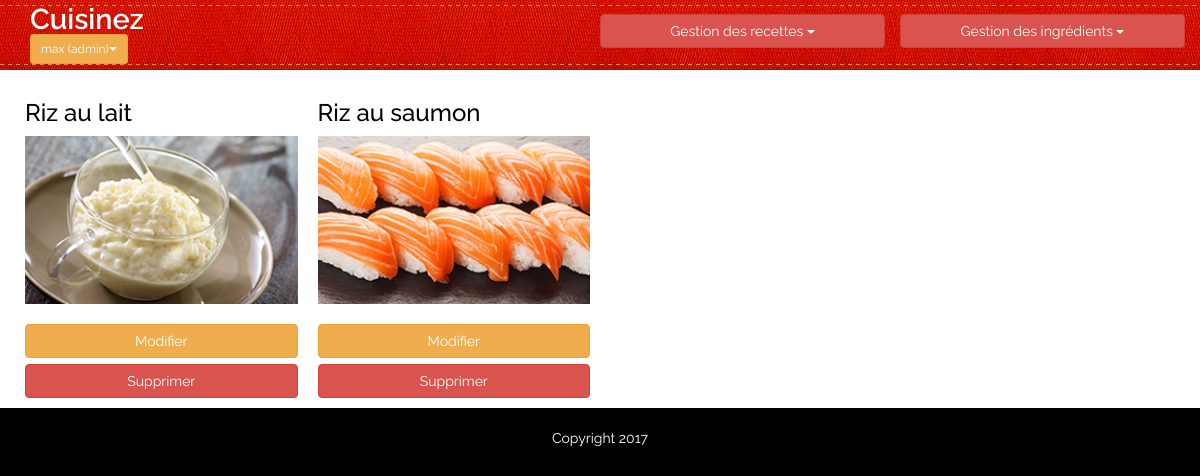
Page /admin/admin.php (signed in) on the committed database.
### tables this page shows
CREATE TABLE `recette` (
  `id` int(11) NOT NULL,
  `id_auteur` int(11) NOT NULL,
  `label_recette` varchar(100) NOT NULL,
  `description_recette` text NOT NULL,
  `temps_recette` int(11) NOT NULL,
  `image` varchar(50) DEFAULT NULL,
  `date` datetime NOT NULL DEFAULT CURRENT_TIMESTAMP
);

### admin/liste-recettes.php (the view, shortened to what this page needs)
<?php
$GLOBAL_RECETTE = array();
	if($_SESSION['droits']=="admin")
	{
		$sql = "SELECT id, label_recette, image, date FROM recette order by date DESC";
		foreach  ($bdd->query($sql) as $row)
		{
			$GLOBAL_RECETTE[$row['id']] = array(
				'titre' => $row['label_recette'],
				'image' => $row['image']);
		}
		$mode = "admin";
	}
?>
<div class="col-xs-12" id="mainadmin">
			<?php if(empty($GLOBAL_RECETTE))
							echo '<h2>Vous n\'avez aucune recette pour le moment</h2>';
						else
				foreach ($GLOBAL_RECETTE as $key => $recette) { ?>
			<div class="col-xs-6 col-sm-3 recetteadmin">
			<form id="suppR" class="form-group" method="post" action="traitements.php">
				<div class="col-xs-12">
					<header>
						<h3><?php echo $recette['titre'] ; ?></h3>
					</header>
					<div class="col-xs-12"><img src="../<?php echo $recette['image'] ;?>" alt=""></div>
				</div>
				<div class="col-xs-12">
					<br><button class="col-xs-12 btn btn-warning" type="button" name="modifRecette"onclick="window.open('<?php echo $mode; ?>.php?page=modifRecette&id=<?php echo $key; ?>', '_self')">Modifier</button>
					<br><br><button class="col-xs-12 btn btn-danger" type="submit" name="supprR" onclick="return confirm('La recette sera supprimée, continuer ?')">Supprimer</button>
				</div>
			</form>
			</div>
			<?php } ?>
</div>

### css/style.css (style rules this page uses)
body { background-color: black !important; }
body,input,textarea,select { font-family: 'Raleway', sans-serif !important; font-size: 11pt; line-height: 1.75em; }
#mainadmin { background: #fff; margin-right:0; margin-left:0; margin-top:70px; }
#mainadmin div { padding-right:0; padding-left:0; }
.recette a, .recetteadmin { color:black; }
.recetteadmin img { width:inherit; }
.recetteadmin { padding:10px !important; }

### rows in the picture
recette: label_recette "Riz au lait", image (picture)
recette: label_recette "Riz au saumon", image (picture)

### other values in the picture
$_SESSION['pseudo'] "max"
